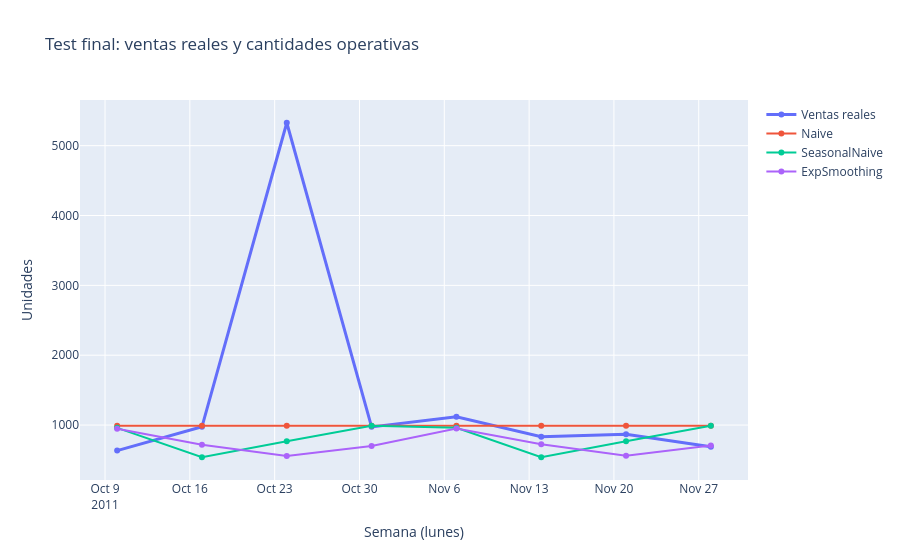

Source (notebook cell):
### Markdown cell above
# 11. Evaluación final en test (una sola vez)

Se reentrena cada modelo con las 96 semanas de entrenamiento y se pronostican las 8 semanas de test. Se evalúan los tres modelos sin colchón y la **política fijada**. Si otra opción resulta mejor aquí, se informa, pero **no** cambia la selección.

### Code cell
cantidades_test = {m: pronosticar(m, train, TEST_H, "test") for m in MODELOS}
q_politica = cantidades_test[SELECCIONADO] + COLCHON_TEST
filas = [{**evaluar(test, q), "opcion": f"{m} (sin colchón)"} for m, q in cantidades_test.items()]
if MULT > 0:
    filas.append({**evaluar(test, q_politica), "opcion": f"Política fijada: {POLITICA}"})
res_test = pd.DataFrame(filas).set_index("opcion")
display(res_test.round(2))

fila_pol = f"Política fijada: {POLITICA}" if MULT > 0 else f"{SELECCIONADO} (sin colchón)"
costo_pol, costo_naive = res_test.loc[fila_pol, "costo"], res_test.loc["Naive (sin colchón)", "costo"]
diferencia = costo_naive - costo_pol        # > 0 ahorro; < 0 sobrecosto
print("Política evaluada:", POLITICA)
if SELECCIONADO == "Naive" and MULT == 0:
    print("La política seleccionada es el propio Naïve: no hay diferencia que calcular frente a él.")
elif costo_naive == 0:
    print(f"Diferencia frente a Naïve: £{diferencia:.2f}. No se calcula porcentaje porque el costo de Naïve es cero.")
elif diferencia > 0:
    print(f"Ahorro frente a Naïve: £{diferencia:.2f} ({diferencia / costo_naive * 100:.1f} %).")
else:
    print(f"Sobrecosto frente a Naïve: £{-diferencia:.2f} ({-diferencia / costo_naive * 100:.1f} %).")
mejor_retro = res_test["costo"].idxmin()
if mejor_retro != fila_pol:
    print(f"Retrospectivamente, «{mejor_retro}» habría costado menos en test; la selección no cambia.")

fig = go.Figure()
fig.add_trace(go.Scatter(x=test.index, y=test.values, mode="lines+markers", name="Ventas reales", line=dict(width=3)))
for m, q in cantidades_test.items():
    fig.add_trace(go.Scatter(x=test.index, y=q, mode="lines+markers", name=m))
fig.update_layout(title="Test final: ventas reales y cantidades operativas", xaxis_title="Semana (lunes)", yaxis_title="Unidades")
fig.show()

### Figure 1 — Plotly figure (JSON) as saved in the notebook; plotly's stock layout.template omitted (floating-point values rounded to 4 significant figures)
{"data": [{"line": {"width": 3}, "mode": "lines+markers", "name": "Ventas reales", "type": "scatter", "x": ["2011-10-10T00:00:00.000000", "2011-10-17T00:00:00.000000", "2011-10-24T00:00:00.000000", "2011-10-31T00:00:00.000000", "2011-11-07T00:00:00.000000", "2011-11-14T00:00:00.000000", "2011-11-21T00:00:00.000000", "2011-11-28T00:00:00.000000"], "y": [634.0, 975.0, 5328.0, 974.0, 1119.0, 834.0, 867.0, 689.0]}, {"mode": "lines+markers", "name": "Naive", "type": "scatter", "x": ["2011-10-10T00:00:00.000000", "2011-10-17T00:00:00.000000", "2011-10-24T00:00:00.000000", "2011-10-31T00:00:00.000000", "2011-11-07T00:00:00.000000", "2011-11-14T00:00:00.000000", "2011-11-21T00:00:00.000000", "2011-11-28T00:00:00.000000"], "y": [989.0, 989.0, 989.0, 989.0, 989.0, 989.0, 989.0, 989.0]}, {"mode": "lines+markers", "name": "SeasonalNaive", "type": "scatter", "x": ["2011-10-10T00:00:00.000000", "2011-10-17T00:00:00.000000", "2011-10-24T00:00:00.000000", "2011-10-31T00:00:00.000000", "2011-11-07T00:00:00.000000", "2011-11-14T00:00:00.000000", "2011-11-21T00:00:00.000000", "2011-11-28T00:00:00.000000"], "y": [960.0, 539.0, 768.0, 989.0, 960.0, 539.0, 768.0, 989.0]}, {"mode": "lines+markers", "name": "ExpSmoothing", "type": "scatter", "x": ["2011-10-10T00:00:00.000000", "2011-10-17T00:00:00.000000", "2011-10-24T00:00:00.000000", "2011-10-31T00:00:00.000000", "2011-11-07T00:00:00.000000", "2011-11-14T00:00:00.000000", "2011-11-21T00:00:00.000000", "2011-11-28T00:00:00.000000"], "y": [946.0, 719.0, 556.0, 701.0, 952.0, 724.0, 561.0, 706.0]}], "layout": {"title": {"text": "Test final: ventas reales y cantidades operativas"}, "xaxis": {"title": {"text": "Semana (lunes)"}}, "yaxis": {"title": {"text": "Unidades"}}}}
